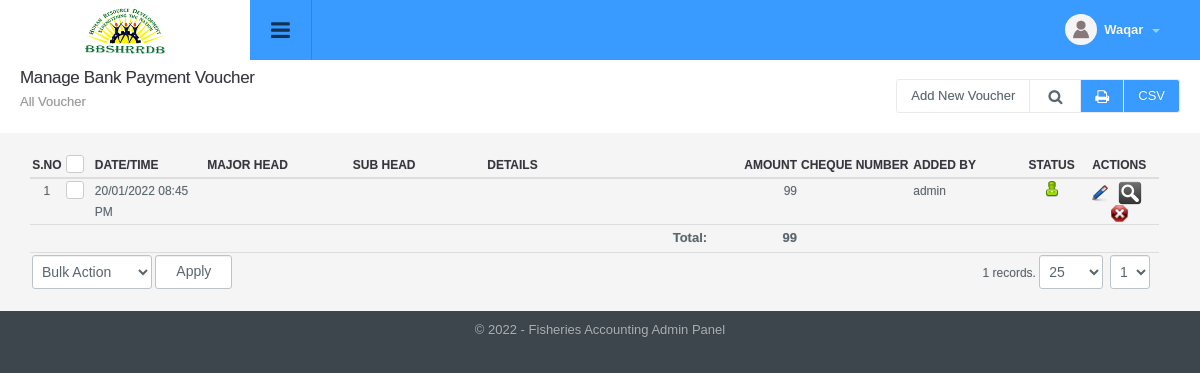
The page /expense_manage.php (signed in) on the database its author committed.
### tables this page shows
CREATE TABLE `config_variable` (
  `id` int NOT NULL,
  `config_type_id` int NOT NULL,
  `title` varchar(512) NOT NULL,
  `notes` varchar(512) NOT NULL,
  `type` varchar(200) NOT NULL,
  `default_values` text NOT NULL,
  `key` varchar(200) NOT NULL,
  `value` text NOT NULL,
  `sortorder` int NOT NULL
);

CREATE TABLE `expense` (
  `id` int NOT NULL,
  `wing_id` int NOT NULL,
  `datetime_added` datetime NOT NULL,
  `voucher_no` varchar(50) NOT NULL,
  `expense_category_id` varchar(100) NOT NULL,
  `major_head` int NOT NULL,
  `sub_head` int NOT NULL,
  `payee` varchar(50) NOT NULL,
  `details` varchar(1000) NOT NULL,
  `amount` decimal(10,2) NOT NULL,
  `income_tax` int DEFAULT NULL,
  `income_tax_deducted` int DEFAULT NULL,
  `cheque_amount` int DEFAULT NULL,
  `cheque_date` date DEFAULT NULL,
  `cheque_number` varchar(50) NOT NULL,
  `added_by` int NOT NULL,
  `status` int NOT NULL DEFAULT '1',
  `ts` timestamp NOT NULL DEFAULT CURRENT_TIMESTAMP ON UPDATE CURRENT_TIMESTAMP
);

### include/utility.php (called while the page is built, shortened)
<?php
function get_config($var){
	global $dblink;
	$sql="select value from config_variable where `key`='".slash($var)."'";
	$resConfig=doquery($sql,$dblink);
	if(numrows($resConfig)>0){
		while($rowConfig=dofetch($resConfig))
			return unslash($rowConfig["value"]);
	}
}
$site_title=get_config("site_title");
$file_upload_root="./uploads/";
function slash($str){
	if(!is_array($str))
		return utf8_encode(addslashes($str));
	else{
		for($i=0; $i<count($str); $i++)
			$str[$i]=slash($str[$i]);
		return $str;
	}
}
function unslash($str){
	return stripslashes(utf8_decode($str));
	}
function datetime_convert($date_added){
	return date("d/m/Y h:i A", strtotime($date_added));
}
function get_field($table_id, $table, $field_name='title'){
 	global $dblink;
 	$rs=doquery("select ".$field_name." from $table where id='".$table_id."'", $dblink);
 	if(numrows($rs)>0){
 		$r=dofetch($rs);
 		return unslash($r[$field_name]);
 	}
}
function curr_format($amount){
	return ($amount<0?'(':'').number_format(abs($amount), 0, '.',',').($amount<0?')':'');
}

### include/db.php (called while the page is built, shortened)
<?php
function doquery($qr,$lnk){
	@$res=mysqli_query($lnk,$qr) or die($qr." - ".mysqli_error($lnk));
	return $res;
}
function dofetch($rs){
	@$rec=mysqli_fetch_array($rs);
	return $rec;
}
function numrows($rs){
	return mysqli_num_rows($rs);
}

### modules/expense/list.php (the view, shortened to what this page needs)
<div class="page-header">
	<h1 class="title">Manage Bank Payment Voucher</h1>
  	<ol class="breadcrumb">
    	<li class="active">
            All Voucher
        </li>
  	</ol>
  	<div class="right">
    	<div class="btn-group" role="group" aria-label="...">
        	<a href="expense_manage.php?tab=add" class="btn btn-light editproject">Add New Voucher</a>
            <a id="topstats" class="btn btn-light" href="#"><i class="fa fa-search"></i></a>
            <a class="btn print-btn" href="expense_manage.php?tab=print"><i class="fa fa-print" aria-hidden="true"></i></a>
            <a class="btn print-btn" href="expense_manage.php?tab=csv_report">CSV</a>
    	</div>
    </div>
</div>
<div class="panel-body table-responsive">
	<table class="table table-hover list">
    	<thead>
            <tr>
                <th width="3%" class="text-center">S.No</th>
                <th class="text-center" width="2%"><div class="checkbox checkbox-primary">
                    <label for="select_all"></label></div></th>
                <th width="10%">Date/Time</th>
                <th width="13%">Major Head</th>
                <th width="12%">Sub Head</th>
                <th width="20%">Details</th>
                <th width="8%" class="text-right">Amount</th>
                <th width="10%">Cheque Number</th>
                <th width="10%">Added By</th>
                <th width="5%" class="text-center">Status</th>
                <th width="12%" class="text-center">Actions</th>
            </tr>
        </thead>
        <tbody>
            <?php
            $total_amount = 0;
            $rs=show_page($rows, $pageNum, $sql);
            if(numrows($rs)>0){
                $sn=1;
                while($r=dofetch($rs)){
                    $total_amount += $r["amount"];
                    ?>
                    <tr>
                        <td class="text-center"><?php echo $sn;?></td>
                        <td class="text-center"><div class="checkbox margin-t-0 checkbox-primary">
                            <label for="<?php echo "rec_".$sn?>"></label></div>
                        </td>
                        <td><?php echo datetime_convert($r["datetime_added"]); ?></td>
                        <td><?php echo get_field( unslash($r["major_head"]), "account", "title" ); ?></td>
                        <td><?php echo get_field( unslash($r["sub_head"]), "account", "title" ); ?></td>
                        <td><?php echo unslash($r["details"]); ?></td>
                        <td class="text-right"><?php echo curr_format(unslash($r["amount"])); ?></td>
                        <td><?php echo unslash($r["cheque_number"]); ?></td>
                        <td><?php echo get_field( unslash($r["added_by"]), "admin", "username" ); ?></td>
                        <td class="text-center">
                            <a href="expense_manage.php?id=<?php echo $r['id'];?>&tab=status&s=<?php echo ($r["status"]==0)?1:0;?>">
                                <?php
                                if($r["status"]==0){
                                    ?>
                                    <img src="images/offstatus.png" alt="Off" title="Set Status On">
                                    <?php
                                }
                                else{
                                    ?>
                                    <img src="images/onstatus.png" alt="On" title="Set Status Off">
                                    <?php
                                }
                                ?>
                            </a>
                        </td>
                        <td class="text-center">
                            	<a href="expense_manage.php?tab=edit&id=<?php echo $r['id'];?>"><img title="Edit Record" alt="Edit" src="images/edit.png"></a>&nbsp;&nbsp;
                                <a href="expense_manage.php?tab=voucher&id=<?php echo $r['id'];?>"><img title="Edit Record" alt="Edit" src="images/view.png"></a>&nbsp;&nbsp;
                            	<a onclick="return confirm('Are you sure you want to delete')" href="expense_manage.php?id=<?php echo $r['id'];?>&amp;tab=delete"><img title="Delete Record" alt="Delete" src="images/delete.png"></a>
                        </td>
                    </tr>
                    <?php
                    $sn++;
                }
                ?>
                <tr>
                    <th colspan="6" class="text-right">Total:</th>
                    <th class="text-right"><?php echo curr_format($total_amount);?></th>
                    <th colspan="4"></th>
                </tr>
                <tr>
                    <td colspan="6" class="actions">
                        <select name="bulk_action" class="" id="bulk_action" title="Choose Action">
                            <option value="null">Bulk Action</option>
                        </select>
                        <input type="button" name="apply" value="Apply" id="apply_bulk_action" class="btn btn-light" title="Apply Action"  />
                    </td>
                    <td colspan="6" class="paging" title="Paging" align="right"><?php echo pages_list($rows, "expense", $sql, $pageNum)?></td>
                </tr>
                <?php
            }
            else{
                ?>
                <tr>
                    <td colspan="12"  class="no-record">No Result Found</td>
                </tr>
                <?php
            }
            ?>
        </tbody>
     </table>
</div>

### include/header.php (shortened to what this page needs)
<!DOCTYPE html PUBLIC "-//W3C//DTD XHTML 1.0 Transitional//EN" "http://www.w3.org/TR/xhtml1/DTD/xhtml1-transitional.dtd">
<html xmlns="http://www.w3.org/1999/xhtml">
<head>
<link type="text/css" rel="stylesheet" href="css/font-awesome.min.css" />
<link type="text/css" rel="stylesheet" href="css/font-awesome.css" />
<link type="text/css" rel="stylesheet"  href="css/bootstrap.css" />
<link rel="stylesheet" href="css/bootstrap-datetimepicker.min.css" />
<link type="text/css" rel="stylesheet"  href="css/awesome-bootstrap-checkbox.css" />
<link href="css/general.css" type="text/css" rel="stylesheet" />
<link type="text/css" rel="stylesheet"  href="css/style.css" />
<link rel="stylesheet" href="//code.jquery.com/ui/1.12.1/themes/base/jquery-ui.css">
</head>
<body>
	<div id="wrapper" class="round_corners">
    	<div id="top" class="clearfix">
            <div class="applogo">
                <a href="index.php" class="logo"><?php $admin_logo=get_config("admin_logo"); ?><img src="<?php echo $file_upload_root;?>config/<?php echo $admin_logo?>" /></a>
            </div>
            <a class="sidebar-open-button" href="#"><i class="fa fa-bars"></i></a>
            <ul class="top-right">
            	<li class="dropdown link">
                	<a class="dropdown-toggle profilebox" data-toggle="dropdown" href="#">
                    	<img alt="img" src="images/profileimg-default.png">
                        <b><?php echo ucfirst((isset($_SESSION["logged_in_admin"]) && $_SESSION["logged_in_admin"]!="")?$_SESSION["logged_in_admin"]["name"]:"Guest");?></b>
                        <span class="caret"></span>
                    </a>
                </li>
           </ul>
        </div>
		<div class="content" style="margin-left:0">

### include/footer.php (shortened to what this page needs)
<div id="footer" class="bottom_round_corners">
	<div id="footer_content">
    	<address>&copy; <?php echo date("Y");?> - <?php echo $site_title; ?> Admin Panel</address>
    </div>
</div>
<link href="js/fancybox/jquery.fancybox.min.css" rel="stylesheet" type="text/css" />
<link href="js/chosen/chosen.css" rel="stylesheet" type="text/css" />
<link rel="stylesheet" type="text/css" href="css/angularjs-datetime-picker.css" />
</body>
</html>

### rows shown on the page
config_variable: value (picture)
expense: datetime_added "20/01/2022 08:45 PM", amount "99", added_by.username "admin", status 1 (drawn)
config_variable: value "Fisheries Accounting"

### other values the page prints
curr_format($total_amount) "99"
pages_list($rows, "expense", $sql, $pageNum) "1 records."
form field page "1"
